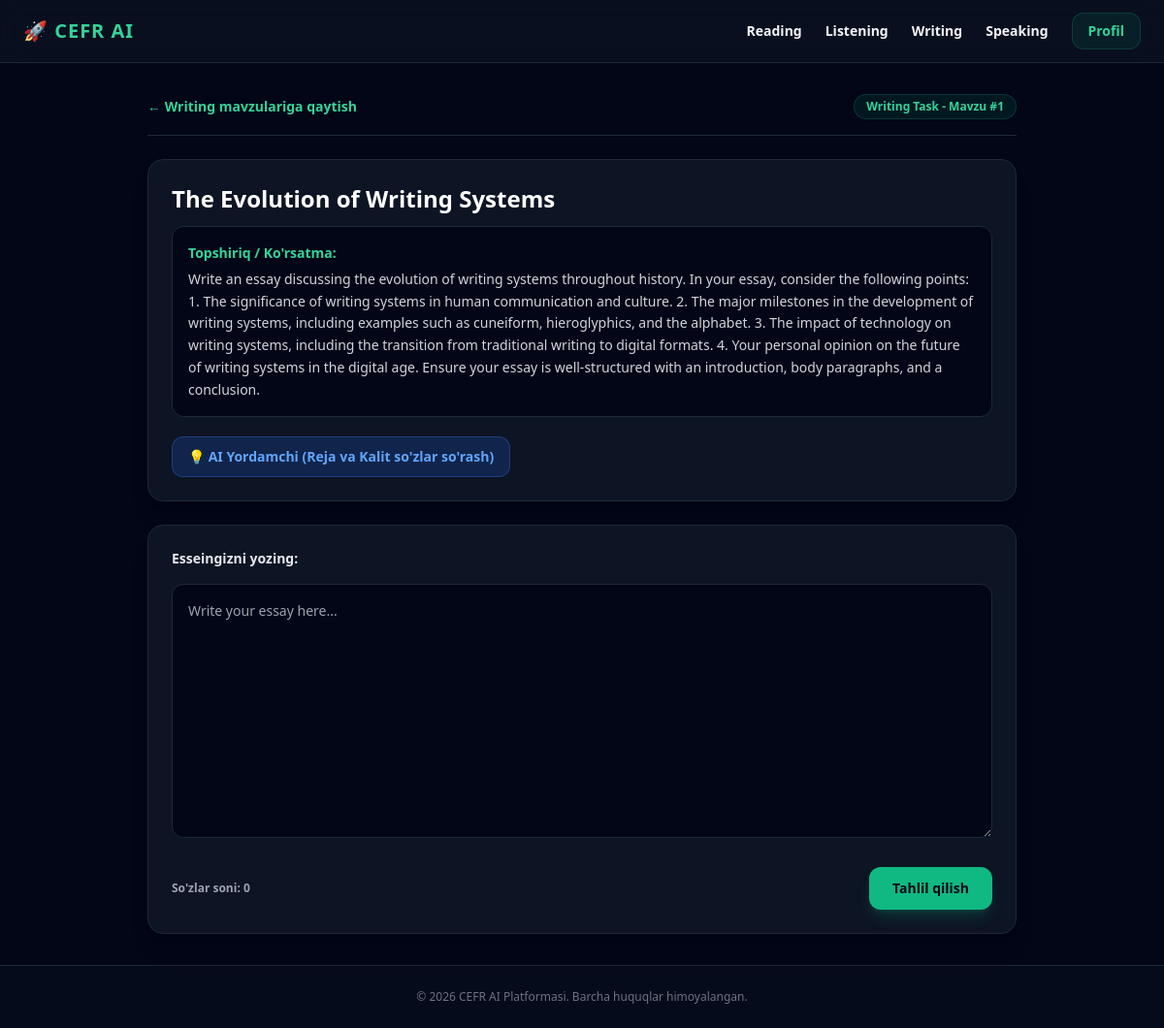
The page /writing/1 (signed in) on the database its author committed.
### tables this page shows
CREATE TABLE writing_topics(
            id INTEGER PRIMARY KEY AUTOINCREMENT,
            title TEXT,
            prompt_text TEXT
        , level TEXT DEFAULT 'B2');

### main.py (the view)
@app.get("/writing/{topic_id}", response_class=HTMLResponse)
async def writing_detail(request: Request, topic_id: int, username: str = Depends(get_current_user_cookie)):
    conn = sqlite3.connect("cefr_database.db")
    conn.row_factory = sqlite3.Row
    cursor = conn.cursor()
    cursor.execute("SELECT * FROM writing_topics WHERE id = ?", (topic_id,))
    topic = cursor.fetchone()
    conn.close()
    if not topic:
        raise HTTPException(status_code=404, detail="Mavzu topilmadi")
    return templates.TemplateResponse(request, "writing_detail.html", {"topic": topic})

### templates/writing_detail.html (shortened to what this page needs)
{% extends "base.html" %}
{% block content %}
<div class="max-w-4xl mx-auto space-y-6">
    <div class="flex justify-between items-center border-b border-gray-800 pb-4">
        <a href="/writing" class="text-emerald-400 hover:text-emerald-300 text-sm font-semibold transition">&larr; Writing mavzulariga qaytish</a>
        <span class="text-xs font-bold px-3 py-1 rounded-full bg-emerald-500/10 text-emerald-400 border border-emerald-500/20">Writing Task - Mavzu #{{ topic.id }}</span>
    </div>
    <div class="bg-gray-900/80 border border-gray-800 p-6 rounded-2xl shadow-xl space-y-3">
        <h1 class="text-2xl font-black text-white">{{ topic.title }}</h1>
        <div class="p-4 bg-slate-950 rounded-xl border border-gray-800 text-gray-300 text-sm leading-relaxed">
            <strong class="text-emerald-400 block mb-1">Topshiriq / Ko'rsatma:</strong>
            {{ topic.prompt_text }}
        </div>
        <div class="pt-2">
            <button onclick="getAiHelp()" class="bg-blue-600/20 hover:bg-blue-600/30 text-blue-400 border border-blue-500/30 font-semibold px-4 py-2.5 rounded-xl text-sm transition flex items-center space-x-2">
                <span>💡 AI Yordamchi (Reja va Kalit so'zlar so'rash)</span>
            </button>
        </div>
    </div>
    <div class="bg-gray-900/80 border border-gray-800 p-6 rounded-2xl shadow-xl space-y-4">
        <label class="block text-sm font-bold text-gray-200">Esseingizni yozing:</label>
        <textarea id="essay-text" rows="10" oninput="updateWordCount()" placeholder="Write your essay here..." class="w-full bg-slate-950 border border-gray-800 rounded-xl p-4 text-white text-sm focus:outline-none focus:border-emerald-500 transition leading-relaxed"></textarea>
        <div class="flex justify-between items-center pt-2">
            <span id="word-count" class="text-xs font-semibold text-gray-400">So'zlar soni: 0</span>
            <button onclick="checkWriting()" class="bg-emerald-500 hover:bg-emerald-400 text-slate-950 font-bold px-6 py-3 rounded-xl text-sm transition shadow-lg shadow-emerald-500/20">
                Tahlil qilish
            </button>
        </div>
    </div>
</div>
{% endblock %}

### rows shown on the page
writing_topics: id "1", title "The Evolution of Writing Systems", prompt_text "Write an essay discussing the evolution of writing systems throughout history. In your essay, consider the following points: 1. The significance of writing systems in human communication and culture. 2. The major milestones in the development of writing systems, including examples such as cuneiform, hieroglyphics, and the alphabet. 3. The impact of technology on writing systems, including the transition from traditional writing to digital formats. 4. Your personal opinion on the future of writing systems in the digital age. Ensure your essay is well-structured with an introduction, body paragraphs, and a conclusion."
